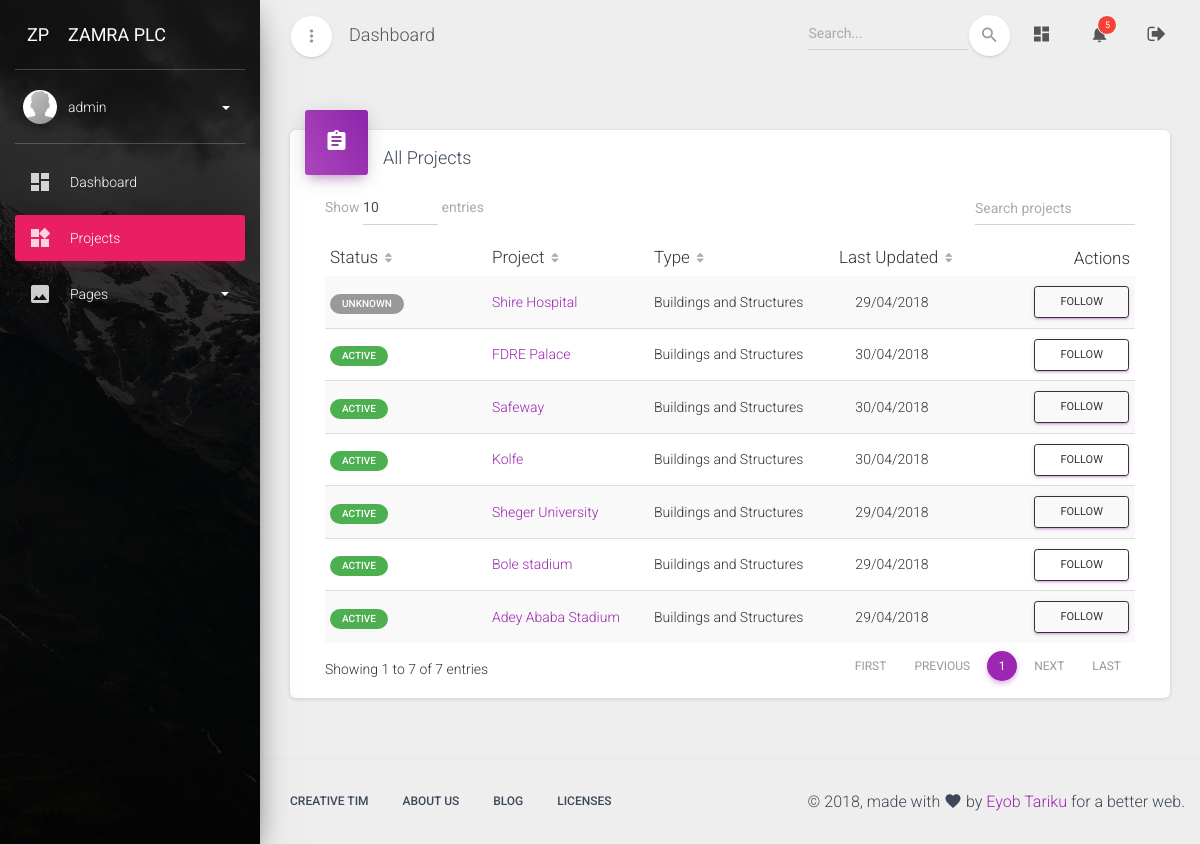
The page /dashboard/projects/ (signed in) on the database its author committed.
### dashboard/models.py (models this page shows, shortened)
class CustomUser(AbstractUser):
    avatar = models.ImageField(upload_to='avatars/', null=True, blank=True)
    full_name = models.CharField(max_length=120)
    job_title = models.CharField(max_length=100)
    bio = models.TextField('Short Bio', null=True, blank=True)
    projects_followed = models.ManyToManyField(
        'Project',
        related_name='followers',
        blank=True
    )
    projects_administered = models.ManyToManyField(
        'Project',
        related_name='admins',
        blank=True
    )
    def get_screen_name(self):
        if self.full_name:
            return self.get_full_name()
        else:
            return self.username
    def unseen_notifications(self, *args, **kwargs):
        return self.received_notifications.filter(is_seen=False)

class Base(models.Model):
    created_at = models.DateTimeField(
        'Created date',
        auto_now_add=True,
        help_text='Record created date and time'
    )
    updated_at = models.DateTimeField(
        'Last updated',
        auto_now=True,
        help_text='Record last updated date and time'
    )
    class Meta:
        abstract = True

class Project(Base):
    CONSTRUCTION_TYPE_CHOICES = (
        ('builiding', 'Buildings and Structures'),
        ('road', 'Road and Highway'),
        ('water', 'Water and Irrigations'),
    )
    PROJECT_STATUS_CHOICES = (
        (1, 'Unknown'),
        (2, 'Mobilization'),
        (3, 'Active'),
        (4, 'Rectification'),
        (5, 'Suspended'),
        (6, 'Terminated'),
        (7, 'Closed'),
    )
    construction_type = models.CharField(
        max_length=60,
        choices=CONSTRUCTION_TYPE_CHOICES,
        default='builiding'
    )
    status = models.IntegerField(
        'Project Status',
        choices=PROJECT_STATUS_CHOICES,
        default=1,
    )
    consultant = models.ForeignKey(Consultant, on_delete=models.CASCADE)
    employer = models.CharField(
        max_length=100,
        help_text='Official full name of the Employer',
    )
    full_name = models.CharField(
        'Official Project Title',
        max_length=100,
        help_text='Official full name of the construction project',
    )
    short_name = models.CharField(
        'Short Unofficial Project Title',
        max_length=100,
        help_text='Short common name of the construction project',
    )
    project_code = models.CharField(
        'Project Code (Optional)',
        max_length=30,
        null=True, blank=True,
    )
    description = models.TextField(
        'Short Project Description',
        null=True, blank=True,
        help_text='Short description of the construction project. (Optional)',
    )
    contract_amount = models.DecimalField(
        max_digits=16, decimal_places=2,
        help_text='Project contract amount in ETB (before VAT)',
    )
    signing_date = models.DateField(
        'Agreement Signing Date',
        null=True, blank=True,
    )
    site_handover = models.DateField(
        'Site Handover Date',
        null=True, blank=True,
    )
    commencement_date = models.DateField('commencement Date')
    period = models.PositiveIntegerField(
        'Contract Period',
        help_text='Project life time in calendar days'
    )
    created_by = models.ForeignKey(
        settings.AUTH_USER_MODEL,
        related_name='projects',
        on_delete=models.SET(utils.get_phantom_user),
    )
    notifications = GenericRelation(Notification)
    tracker = FieldTracker()
    objects = models.Manager()
    my_projects = managers.ProjectManager()
    class Meta:
        ordering = ['status', '-updated_at', 'short_name', ]
        get_latest_by = 'updated_at'
        permissions = (
            ('admin_project', 'Administer Project'),
        )
    def get_absolute_url(self):
        return reverse('dashboard:project-detail', args=[str(self.pk)])
    def get_status_label(self):
        if self.status == 2:
            return utils.status_label(
                btn='badge-primary',
                status=self.get_status_display()
            )
        elif self.status == 3:
            return utils.status_label(
                btn='badge-success',
                status=self.get_status_display()
            )
        elif self.status == 4:
            return utils.status_label(
                btn='badge-info',
                status=self.get_status_display()
            )
        elif self.status == 5:
            return utils.status_label(
                btn='badge-warning',
                status=self.get_status_display()
            )
        elif self.status == 6:
            return utils.status_label(
                btn='badge-danger',
                status=self.get_status_display()
            )
        else:
            return utils.status_label(
                btn='badge-default',
                status=self.get_status_display()
            )

### dashboard/views/projects.py (the view, shortened to what this page needs)
# urls.py: path('projects/', projects.ProjectList.as_view(), name='project-list'),
class ProjectList(LoginRequiredMixin, generic.ListView):
    model = models.Project
    template_name = 'dashboard/projects/project_list.html'
    def get_queryset(self, *args, **kwargs):
        return self.model.my_projects.all().order_by('status')
    def get(self, request, *args, **kwargs):
        subscription = request.GET.get('subscription')
        return super().get(request, *args, **kwargs)
    def get_context_data(self, *args, **kwargs):
        context = super(ProjectList, self).get_context_data(*args, **kwargs)
        context['page_name'] = 'Projects'
        return context

### dashboard/utils.py (called while the page is built)
def status_label(**kwargs):
    btn = kwargs.get('btn', 'btn-default')
    status_message = kwargs.get('status', 'Not Available')
    output = '<span class="badge {}">{}</span>'.format(
        btn,
        status_message,
    )
    return output

### dashboard/templates/dashboard/projects/project_list.html (shortened to what this page needs)
{% extends 'dashboard_base.html' %}
{% block content %}
<div class="row">
    <div class="col-sm-12">
        <div class="card">
          <div class="card-header card-header-primary card-header-icon">
            <div class="card-icon">
              <i class="material-icons">assignment</i>
            </div>
            <h4 class="card-title">All Projects</h4>
          </div>
            <div class="card-body">
                <div class="material-datatables">
                    <table id="projectDatatables" class="table table-striped table-no-bordered table-hover" cellspacing="0" width="100%" style="width:100%">
                        <thead>
                            <tr>
                                <th>Status</th>
                                <th>Project</th>
                                <th>Type</th>
                                <th class="text-center">Last Updated</th>
                                <th class="disabled-sorting text-right">Actions</th>
                            </tr>
                        </thead>
                        <tbody>
                            {% for project in project_list %}
                            <tr>
                                <td>
                                    {% autoescape off %}
                                    {{ project.get_status_label }}
                                    {% endautoescape %}
                                </td>
                                <td>
                                    <a href="{% url 'dashboard:project-detail' project.id %}" title="{{ project.full_name }}">{{ project.short_name }}</a>
                                </td>
                                <td>{{ project.get_construction_type_display }}</td>
                                <td class="text-center">{{ project.updated_at|date:'d/m/Y' }}</td>
                                <td class="text-right">
                                    {% if project in user.projects_followed.all %}
                                    <form>
                                        <input type="hidden" name="project" value="{{ project.id }}">
                                        <input type="hidden" name="subscription" value="unfollow">
                                        <button type="submit" class="btn btn-sm btn-primary">Unfollow</button>
                                    </form>
                                    {% else %}
                                    <form>
                                        <button type="submit" class="btn btn-sm btn-outline btn-primary">&nbsp;&nbsp;Follow&nbsp;&nbsp;</button>
                                    </form>
                                    {% endif %}
                                </td>
                            </tr>
                            {% endfor %}
                        </tbody>
                    </table>
                </div>
            </div>
        </div>
    </div>
</div>
{% endblock content %}

### dashboard/templates/dashboard_base.html (shortened to what this page needs)
{% load static %}
<!DOCTYPE html>
<html lang="en">
<head>
  <link rel="stylesheet" href="https://maxcdn.bootstrapcdn.com/font-awesome/latest/css/font-awesome.min.css">
  <link rel="stylesheet" href="{% static 'assets/css/material-dashboard.min.css' %}">
  <link rel="stylesheet" href="{% static 'assets/css/custom.css' %}">
</head>
<body class="">
  <div class="wrapper">
  {% block wrapper %}
    <div class="sidebar" data-color="rose" data-background-color="black" data-image="{% static 'assets/img/sidebar-1.jpg' %}">
    {% block sidebar %}
        <div class="logo">
        {% block logo %}
            <a href="#" class="simple-text logo-mini">
                 ZP
            </a>
            <a href="#" class="simple-text logo-normal">
                 Zamra Plc
            </a>
        {% endblock logo %}
        </div>
        <div class="sidebar-wrapper">
        {% block sidebar_wrapper %}
            <div class="user">
                <div class="photo">
                    {% if user.avatar %}
                    <img src="{% static user.avatar.url %}" alt="Avatar">
                    {% else %}
                    <img src="{% static 'assets/img/default-avatar.png' %}">
                    {% endif %}
                </div>
                <div class="user-info">
                    <a data-toggle="collapse" href="dashboard.html#collapseExample" class="username">
                        <span>
                           {{ user.get_screen_name }}
                          <b class="caret"></b>
                        </span>
                    </a>
                </div>
            </div>
            <ul class="nav">
                <li class="nav-item {% if page_name == 'index' %} active {% endif %} ">
                    <a class="nav-link" href="{% url 'dashboard:index' %}">
                        <i class="material-icons">dashboard</i>
                        <p> Dashboard </p>
                    </a>
                </li>
                <li class="nav-item {% if page_name == 'Projects' %} active {% endif %} ">
                    <a class="nav-link" href="{% url 'dashboard:project-list' %}">
                        <i class="material-icons">widgets</i>
                        <p> Projects </p>
                    </a>
                </li>
                <li class="nav-item ">
                    <a class="nav-link" data-toggle="collapse" href="dashboard.html#pagesExamples">
                        <i class="material-icons">image</i>
                        <p> Pages
                           <b class="caret"></b>
                        </p>
                    </a>
                </li>
            </ul>
        {% endblock sidebar_wrapper %}
        </div>
    {% endblock sidebar %}
    </div>
    <div class="main-panel">
    {% block main_panel %}
        <nav class="navbar navbar-expand-lg navbar-transparent  navbar-absolute fixed-top">
        	<div class="container-fluid">
            <div class="navbar-wrapper">
              <div class="navbar-minimize">
                <button id="minimizeSidebar" class="btn btn-just-icon btn-white btn-fab btn-round">
                    <i class="material-icons text_align-center visible-on-sidebar-regular">more_vert</i>
                </button>
              </div>
        			<a class="navbar-brand" href="dashboard.html#pablo">Dashboard</a>
        		</div>
        	    <div class="collapse navbar-collapse justify-content-end">
              <form class="navbar-form">
                  <div class="input-group no-border">
                      <input type="text" value="" class="form-control" placeholder="Search...">
                      <button type="submit" class="btn btn-white btn-round btn-just-icon">
                        <i class="material-icons">search</i>
                        <div class="ripple-container"></div>
                      </button>
                  </div>
              </form>
        			<ul class="navbar-nav">
        				<li class="nav-item">
        					<a class="nav-link" href="{% url 'dashboard:index' %}">
                    <i class="material-icons">dashboard</i>
        					</a>
        				</li>
        				<li class="nav-item dropdown">
        					<a class="nav-link" href="#" id="navbarDropdownMenuLink" data-toggle="dropdown" aria-haspopup="true" aria-expanded="false">
                    <i class="material-icons">notifications</i>
                    {% if user.unseen_notifications %}
                    <span class="notification">{{ user.unseen_notifications.count }}</span>
                    {% endif %}
        					</a>
        				</li>
        				<li class="nav-item">
        					<a class="nav-link" href="{% url 'dashboard:logout' %}" title="Logout">
                    <i class="fa fa-sign-out"></i>
        					</a>
        				</li>
        			</ul>
        	    </div>
        	</div>
        </nav>
        <div class="content">
          <div class="container-fluid">
            {% block content %}
            {% endblock content %}
        </div>
    {% endblock main_panel %}
    </div>
    {% block footer %}
    <footer class="footer ">
      <div class="container">
          <nav class="pull-left">
              <ul>
                  <li>
                      <a href="https://www.creative-tim.com">
                          Creative Tim
                      </a>
                  </li>
                  <li>
                      <a href="http://presentation.creative-tim.com">
                         About Us
                      </a>
                  </li>
                  <li>
                      <a href="http://blog.creative-tim.com">
                         Blog
                      </a>
                  </li>
                  <li>
                      <a href="https://www.creative-tim.com/license">
                          Licenses
                      </a>
                  </li>
              </ul>
          </nav>
          <div class="copyright pull-right">
              &copy; {% now 'Y' %}, made with <i class="material-icons">favorite</i> by <a href="#" target="_blank">Eyob Tariku</a> for a better web.
          </div>
      </div>
    </footer>
    {% endblock footer %}
  {% endblock wrapper %}
  </div>
</body>
</html>

### rows shown on the page
CustomUser: get_screen_name "admin", unseen_notifications.count "5"
Project: get_status_label "UNKNOWN", short_name "Shire Hospital", construction_type "Buildings and Structures", updated_at "29/04/2018"
Project: get_status_label "ACTIVE", short_name "FDRE Palace", construction_type "Buildings and Structures", updated_at "30/04/2018"
Project: get_status_label "ACTIVE", short_name "Safeway", construction_type "Buildings and Structures", updated_at "30/04/2018"
Project: get_status_label "ACTIVE", short_name "Kolfe", construction_type "Buildings and Structures", updated_at "30/04/2018"
Project: get_status_label "ACTIVE", short_name "Sheger University", construction_type "Buildings and Structures", updated_at "29/04/2018"
Project: get_status_label "ACTIVE", short_name "Bole stadium", construction_type "Buildings and Structures", updated_at "29/04/2018"
Project: get_status_label "ACTIVE", short_name "Adey Ababa Stadium", construction_type "Buildings and Structures", updated_at "29/04/2018"
